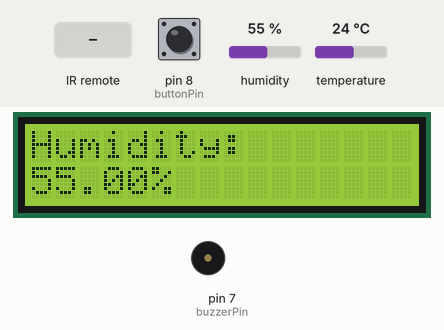
Bench run of a sketch on a simulated Arduino Uno, built with avr-gcc and run on an emulated ATmega328P. Parts: 16×2 character LCD, buzzer (waves = sounding, pin HIGH). The test bench sets the inputs (shaded band); at power-on: pin 8 (buttonPin) LOW, humidity 55 %, temperature 24 °C. The local clock reads 2024-03-15 10:24:30 at power-on unless the sketch sets it; what the sketch prints to the serial monitor is not drawn.

Above: at 1.2 s.
1.3 s: pin 8 (buttonPin) pulled HIGH for 1 s
At 1.48 s:
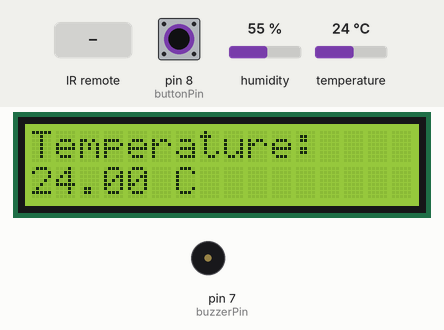
At 2.8 s:
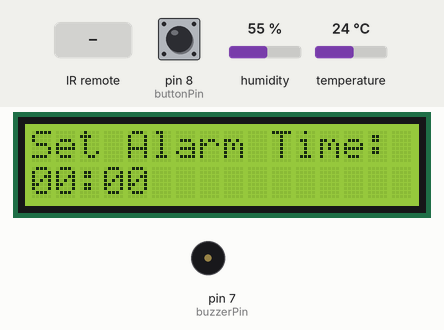
3.8 s: infrared code 0x18E7 received
At 4.7 s:
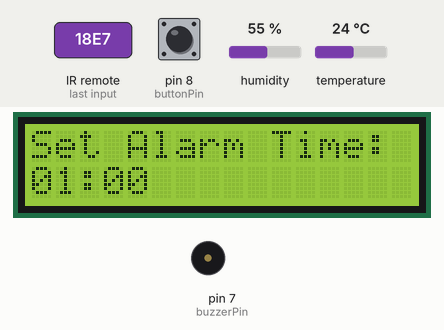
Timing chart, 0 to 6.8 s (numbered marks = the images above; inputs shaded):
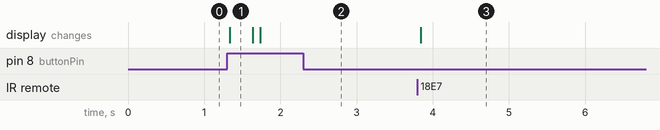

Measured:
- after the input at 1.3 s, the display: changes at once (image 1)
- after the input at 3.8 s, the display: changes at once (image 3)

The sketch:

three_in_one_alarmclock.ino
```cpp
#include <LiquidCrystal.h>
#include <Wire.h>
#include "RTClib.h"
#include <dht11.h>
#include <IRremote.h>

LiquidCrystal lcd(12, 11, 5, 4, 3, 2);
RTC_DS3231 rtc;
bool century = false;
dht11 DHT11;
const int DHT11PIN = 6;
const int buzzerPin = 7;
const int buttonPin = 8;
const int RECV_PIN = 9;
IRrecv irrecv(RECV_PIN);
decode_results results;

int buttonState = LOW;
int ledState = -1;
unsigned long lastDebounceTime = 0;
unsigned long debounceDelay = 100;
int counter = 0;
int hour = 0;
int minute = 0;
int times[3] = {0, 0, 0};
boolean alarmPlaying = false;

void setup() {
  Serial.begin(9600);
  irrecv.enableIRIn();
  irrecv.blink13(true);
  lcd.begin(16, 2);
  if (!rtc.begin()){
    lcd.print("Couldn't Find RTC");
  }

  if (rtc.lostPower()){
    rtc.adjust(DateTime(F(__DATE__), F(__TIME__)));
  }
  pinMode(buttonPin, INPUT);
  pinMode(buzzerPin, OUTPUT);
}

void loop() {
   //sample the state of the button - is it pressed or not?

  updateTime();
  playAlarm();
  buttonState = digitalRead(buttonPin);

  //filter out any noise by setting a time buffer
  if ( (millis() - lastDebounceTime) > debounceDelay) {

    //if the button has been pressed, lets toggle the LED from "off to on" or "on to off"
    if ((buttonState == HIGH) && (ledState<0)) {
      counter++;
      lastDebounceTime = millis(); //set the current time
    }
    else if (buttonState==HIGH && ledState>0){
      ledState = -ledState;
      lastDebounceTime = millis();
    }
  }//close if(time buffer)

  Serial.println(counter);
  if (counter%4==0){
  showHumidity();
  debounceDelay = 200;
  }
  else if (counter%4==1){
    showTemp();
    debounceDelay = 200;
  }
  else if (counter%4==2){
    showTime();
    debounceDelay = 200;
  }
  else if (counter%4==3){
    setAlarm();
    debounceDelay = 200;
  }
}

void updateTime() {
  DateTime now = rtc.now();
  times[0] = now.hour();
  times[1] = now.minute();
  times[2] = now.second();
}
void showTime(){
  lcd.clear();
  lcd.print("Current Time: ");
  lcd.setCursor(0, 1);
  if (times[0]<10){
    lcd.print("0");
  }
  lcd.print(times[0]);
  lcd.print(":");
  if (times[1]<10){
    lcd.print("0");
  }
  lcd.print(times[1], DEC);
  lcd.print(":");
  if (times[2]<10){
    lcd.print("0");
  }
  lcd.print(times[2], DEC);
  delay(5);
}

void showTemp(){
  int chk = DHT11.read(DHT11PIN);
  lcd.clear();
  lcd.print("Temperature: ");
  lcd.setCursor(0, 1);
  lcd.print((float) DHT11.temperature, 2);
  lcd.print(" C");
}

void showHumidity(){
  int chk = DHT11.read(DHT11PIN);
  lcd.clear();
  lcd.print("Humidity: ");
  lcd.setCursor(0, 1);
  lcd.print((float) DHT11.humidity, 2);
  lcd.print("%");
}

void setAlarm() {
  lcd.clear();
  lcd.print("Input hour:");
  while (true){
    if (irrecv.decode(&results)){
      int value = results.value;
      if (value == 6375){
        hour++;
        if (hour==24){
          hour = 0;
        }
      }
      irrecv.resume();
    }
    lcd.clear();
    lcd.print("Set Alarm Time:");
    lcd.setCursor(0, 1);
    if (hour<10){
      lcd.print(0);
    }
    lcd.print(hour);
    lcd.print(":");
    if (minute<10){
      lcd.print(0);
    }
    lcd.print(minute);
    delay(100);

    if (irrecv.decode(&results)){
      int value = results.value;
      if (value == 14535){
        break;
      }
    }
  }
  lcd.clear();

  while (true) {
    if (irrecv.decode(&results)){
      int value = results.value;
      if (value == 6375){
        minute++;
        if (minute==60){
          minute = 0;
        }
      }
      irrecv.resume();
    }
    lcd.clear();
    lcd.print("Set Alarm Time:");
    lcd.setCursor(0,1);
    if (hour<10){
      lcd.print(0);
    }
    lcd.print(hour);
    lcd.print(":");
    if (minute<10){
      lcd.print(0);
    }
    lcd.print(minute);
    delay(100);

    if (irrecv.decode(&results)){
      int value = results.value;
      if (value == 14535){
        break;
      }
    }
  }
  lcd.clear();
  lcd.print("Alarm set for: ");
  lcd.setCursor(0,1);
  if (hour<10){
    lcd.print(0);
  }
  lcd.print(hour);
  lcd.print(":");
  if (minute<10){
    lcd.print(0);
  }
  lcd.print(minute);
  delay(5000);
  counter+=1;
}


void playAlarm() {
  if(times[0]==hour && times[1]==minute){
    alarmPlaying = true;
  }
  if (alarmPlaying){
    lcd.clear();
    lcd.print("WAKE UP");
    tone(buzzerPin, 1000);
    delay(1000);
    noTone(buzzerPin);
    delay(1000);
    while (true) {
      if (irrecv.decode(&results)) {
        int value = results.value;
        if (value == 14535){
          alarmPlaying = false;
          break;
        }
        else if (value == 6375){
          if (minute<55){
            minute+=5;
          }
          else{
            hour++;
            minute = 5 - (60-minute);
          }
          lcd.clear();
          lcd.print("Snoozed");
          delay(1000);
          break;
        }
      }
    }
  }
}

void printIn() {
  while (true) {
    if (irrecv.decode(&results)) {
      int value = results.value;
      lcd.clear();
      lcd.print(value);
      delay(100);
    }
  }
}
```
